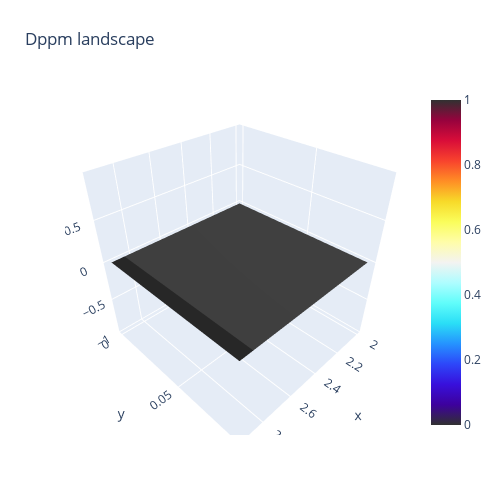

Here is the notebook cell this chart was saved with:
### Code cell
z_data_dppm = pd.read_csv('/Users/bengieru/MLN/Make_Figures/DPPM_landscape.txt', delimiter = ",", header = None)

z = z_data_dppm.values
sh_0, sh_1 = z.shape
x, y = np.linspace(2,3, sh_0), np.linspace(0,0.8, sh_1)
fig = go.Figure(data=[go.Surface(z=z, x=x, y=y)])
fig.update_layout(title='Dppm landscape', autosize=False,
                  width=500, height=500,
                  margin=dict(l=65, r=50, b=65, t=90))
fig.update_traces(colorscale='Edge', selector=dict(type='surface')) 
fig.update_traces(cmax=1, selector=dict(type='surface'))
fig.update_traces(cmin=0, selector=dict(type='surface'))

fig.show()

py.iplot(fig, filename='dppm')

### Figure 1 — Plotly figure (JSON) as saved in the notebook; plotly's stock layout.template omitted (floating-point values rounded to 4 significant figures)
{"data": [{"cmax": 1, "cmin": 0, "colorscale": [[0, "#313131"], [0.0625, "#3d019d"], [0.125, "#3810dc"], [0.1875, "#2d47f9"], [0.25, "#2593ff"], [0.3125, "#2adef6"], [0.375, "#60fdfa"], [0.4375, "#aefdff"], [0.5, "#f3f3f1"], [0.5625, "#fffda9"], [0.625, "#fafd5b"], [0.6875, "#f7da29"], [0.75, "#ff8e25"], [0.8125, "#f8432d"], [0.875, "#d90d39"], [0.9375, "#97023d"], [1, "#313131"]], "type": "surface", "x": [2, 3], "y": [0, 0.08889, 0.1778, 0.2667, 0.3556, 0.4444, 0.5333, 0.6222, 0.7111, 0.8], "z": [[0, 0, 0, 0, 0.145, 0.3087, 0.9194, 0.4017, 0, 0], [0, 0, 0, 0, 0.0007258, 0.5616, 0.9194, 0.583, 0, 0]]}], "layout": {"autosize": false, "height": 500, "margin": {"b": 65, "l": 65, "r": 50, "t": 90}, "title": {"text": "Dppm landscape"}, "width": 500}}
